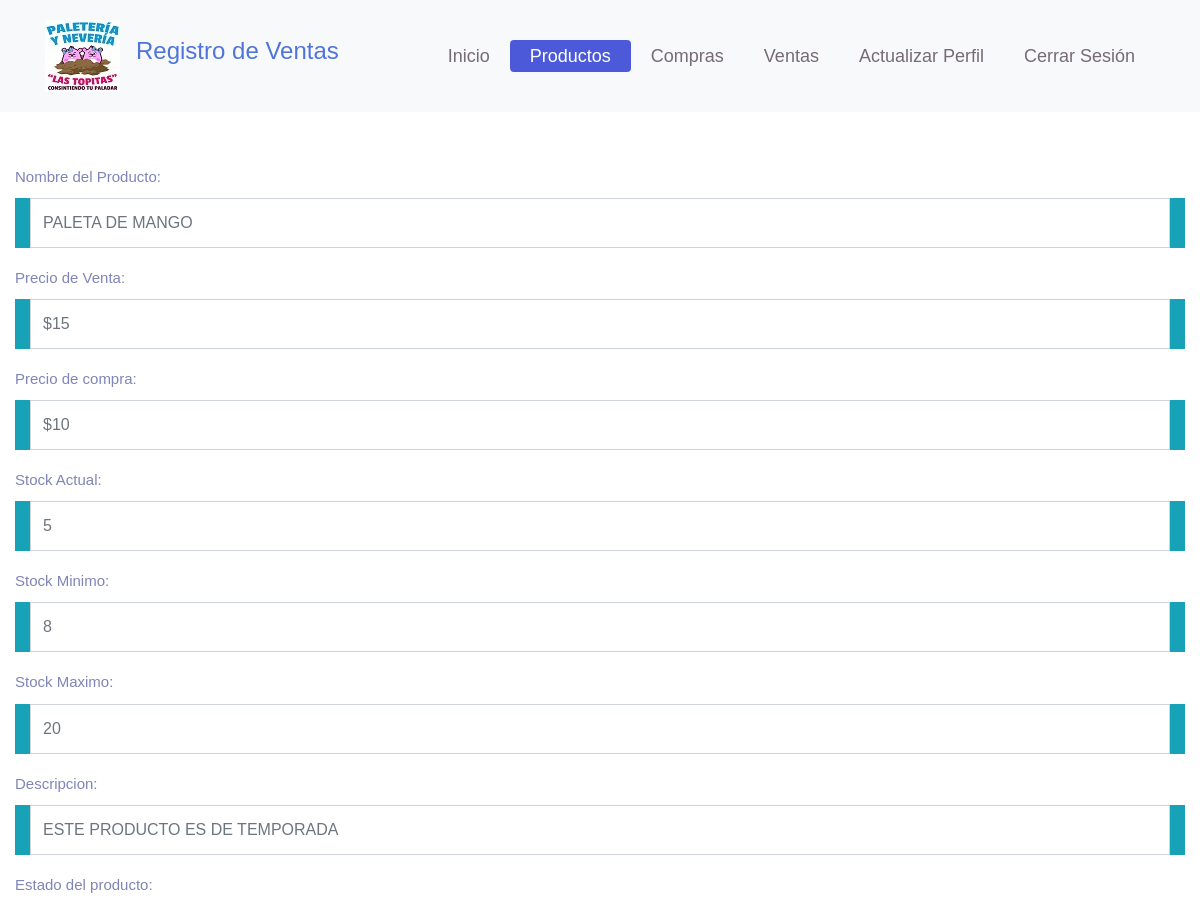
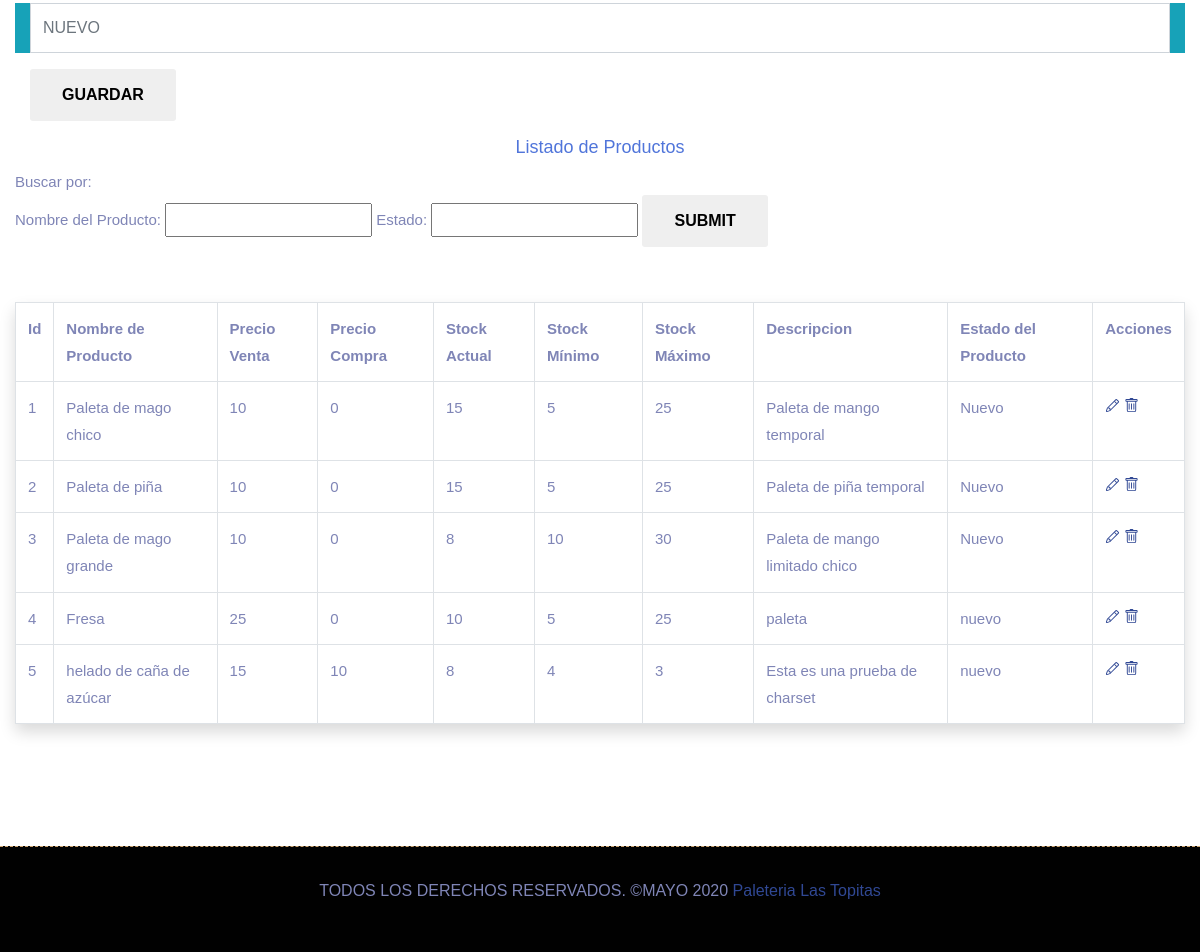
The app's page /paginas/producto.php (signed in) with its own data (2 pictures, top to bottom).
### tables this page shows
CREATE TABLE `producto` (
  `idProducto` int(11) NOT NULL,
  `nombre` varchar(50) DEFAULT NULL,
  `precioVenta` int(5) DEFAULT NULL,
  `costoCompra` int(4) DEFAULT NULL,
  `stockActual` int(4) DEFAULT NULL,
  `stockMinimo` int(4) DEFAULT NULL,
  `stockMaximo` int(4) DEFAULT NULL,
  `descripcion` varchar(100) DEFAULT NULL,
  `estado` varchar(50) DEFAULT NULL
);

### paginas/producto.php (the view, shortened to what this page needs)
<?php session_start();
  if (isset($_SESSION['usuario'])){?>
   <?php
   include_once '../Cruds/CrudP.php';
   ?>
   <!DOCTYPE html>
   <html lang="en">
   <head>
       <link rel="stylesheet" href="../css/bootstrap.min.css">
       <link rel="stylesheet" href="../css/style.css">
     <link rel="stylesheet" href="../css/responsive.css">
   </head>
<body>
  <header class="top-navbar">
    <nav class="navbar navbar-expand-lg navbar-light bg-light">
      <div class="container">
        <a class="navbar-brand" href="../index.php"><img src="../images/logo.jpg" alt="" /></a>
        <div class="text-center ba">
          <h1 class="titPrin">Registro de Ventas</h1>
        </div>
        <div class="collapse navbar-collapse" id="navbars-rs-food">
          <ul class="navbar-nav ml-auto">
            <li class="nav-item"><a class="nav-link" href="../index.php">Inicio</a></li>
            <li class="nav-item active"><a class="nav-link" href="producto.php">Productos</a></li>
            <li class="nav-item"><a class="nav-link" href="compras.php">Compras</a></li>
            <li class="nav-item"><a class="nav-link" href="ventas.php">Ventas</a></li>
            <li class="nav-item"><a class="nav-link" href="../actualizarperfil.php">Actualizar Perfil</a></li>
          <li class="nav-item"><a class="nav-link" href="../Cerrar.php">Cerrar Sesión</a></li>
          </ul>
        </div>
      </div>
    </nav>
  </header>	 <br></br><br></br><br></br>
   <div class="container-fluid ">
    <form method="post">
       <div class="form-group obtds">
           <label class="control-label tamla" for="nombre">Nombre del Producto:</label>
          <div class="col bg-info">
             <input type="text" class="form-control text-uppercase" id='nombre' name="nombre" placeholder="Paleta de mango"
             value="<?php  if(isset($_GET['editar'])) echo $getROW['nombre'];?>"/>
          </div>
       </div>
       <div class="form-group obtds">
           <label class="control-label tamla" for="precioVenta">Precio de Venta:</label>
          <div class="col bg-info">
             <input type="text" class="form-control text-uppercase" id='precioVenta' name="precioVenta" placeholder="$15"
             value="<?php  if(isset($_GET['editar'])) echo $getROW['precioVenta'];?>"/>
          </div>
       </div>
       <div class="form-group obtds">
           <label class="control-label tamla" for="costoCompra">Precio de compra:</label>
          <div class="col bg-info">
             <input type="text" class="form-control text-uppercase" id='costoCompra' name="costoCompra" placeholder="$10"
             value="<?php  if(isset($_GET['editar'])) echo $getROW['costoCompra'];?>"/>
          </div>
       </div>
       <div class="form-group obtds">
           <label class="control-label tamla" for="stockActual">Stock Actual:</label>
          <div class="col bg-info">
             <input type="text" class="form-control text-uppercase" id='stockActual' name="stockActual" placeholder="5"
             value="<?php  if(isset($_GET['editar'])) echo $getROW['stockActual'];?>"/>
          </div>
       </div>
       <div class="form-group obtds">
           <label class="control-label tamla" for="stockMinimo">Stock Minimo:</label>
          <div class="col bg-info">
             <input type="text" class="form-control text-uppercase" id='stockMinimo' name="stockMinimo" placeholder="8"
             value="<?php  if(isset($_GET['editar'])) echo $getROW['stockMinimo'];?>"/>
          </div>
       </div>
       <div class="form-group obtds">
           <label class="control-label tamla" for="stockMaximo">Stock Maximo:</label>
          <div class="col bg-info">
             <input type="text" class="form-control text-uppercase" id='stockMaximo' name="stockMaximo" placeholder="20"
             value="<?php  if(isset($_GET['editar'])) echo $getROW['stockMaximo'];?>"/>
          </div>
       </div>
       <div class="form-group obtds">
           <label class="control-label tamla" for="descripcion">Descripcion:</label>
          <div class="col bg-info">
             <input type="text" class="form-control text-uppercase" id='descripcion' name="descripcion" placeholder="Este producto es de temporada"
             value="<?php  if(isset($_GET['editar'])) echo $getROW['descripcion'];?>"/>
          </div>
       </div>
       <div class="form-group obtds">
           <label class="control-label tamla" for="estado">Estado del producto:</label>
          <div class="col bg-info">
             <input type="text" class="form-control text-uppercase" id='estado' name="estado" placeholder="Nuevo"
             value="<?php  if(isset($_GET['editar'])) echo $getROW['estado'];?>"/>
          </div>
       </div>
       <div class="form-group">
          <?php
           if(isset($_GET['editar']))
            {
          ?>
          <div class="col-12">
             <button type="submit" class="btn btncamf" name="actualizar">Actualizar</button>
            </div>
         <?php
        }
        else
        {
         ?>
         <div class="col-12">
           <button type="submit" class="btn btncamf" name="guardar">Guardar</button>
         </div>
         <?php
        }
        ?>
       </div>
    </form>
    <?php
   include_once '../Cruds/Db.php';
   if(isset($_POST['nombre']) or isset($_POST['estado']))
   {
     $nombre = $_POST['nombre'];
     $estado = $_POST['estado'];
     if ($nombre<>""){
       $nombre= "'%" . $nombre. "%'";
       $filtro= "SELECT * FROM producto WHERE nombre like " . $nombre. "order by nombre";
     }elseif($estado<>""){
       $estado= "'%" . $estado. "%'";
       $filtro= "SELECT * FROM producto WHERE estado like " . $estado. "order by estado";
     }else{
       $filtro="SELECT * FROM producto order by nombre";
     }
   }else{
     $filtro="SELECT * FROM producto order by idProducto";
   }
       $SQL = $MySQLiconn->query($filtro);
   ?>
    <h3 class="textoTa text-center">Listado de Productos</h3>
    <div class="control-label tamla">
       Buscar por:
       <form method='post' action ='<?php echo $_SERVER["PHP_SELF"];?>'>
           Nombre del Producto:
           <input type='text' name ='nombre'>
            Estado:
           <input type='text' name ='estado'>
           <input type='submit' class="btn btncamf">
       </form>
   </div><BR></BR>
    <table class="table table-hover table-bordered shadow p-3 mb-5 bg-white rounded">
      <tr class="tabTit">
          <th>Id</th>
          <th>Nombre de Producto</th>
          <th>Precio Venta</th>
          <th>Precio Compra</th>
          <th>Stock Actual</th>
          <th>Stock Mínimo</th>
          <th>Stock Máximo</th>
          <th>Descripcion</th>
          <th>Estado del Producto</th>
          <th>Acciones</th>
       </tr>
      <?php
      while($row=$SQL->fetch_array())
      {
       ?>
          <tr class="tabCont">
            <td><?php echo $row['idProducto']; ?></td>
            <td><?php echo $row['nombre']; ?></td>
            <td><?php echo $row['precioVenta']; ?></td>
            <td><?php echo $row['costoCompra']; ?></td>
            <td><?php echo $row['stockActual']; ?></td>
            <td><?php echo $row['stockMinimo']; ?></td>
            <td><?php echo $row['stockMaximo']; ?></td>
            <td><?php echo $row['descripcion']; ?></td>
            <td><?php echo $row['estado']; ?></td>
            <td>
              <a href="?editar=<?php
               echo $row['idProducto'];
                ?>" onclick="return confirm('¿Deseas Editarlo ?'); ">
              </a>
              <a href="?eliminar=<?php echo $row['idProducto']; ?>" onclick="return confirm('¿Seguro deseas eliminarlo?'); ">
            </a>
          </td>
          </tr>
          <?php
      }
      ?>
    </table>
   </div><br><br>
   <div class="copyright">
            <div class="container">
               <div class="row">
                  <div class="col-lg-12">
                     <p class="company-name">TODOS LOS DERECHOS RESERVADOS. &copy;MAYO 2020 <a href="#">Paleteria Las Topitas</a>
                  </div>
               </div>
            </div>
         </div>
   </body>
   </html>
 <?php
  }else{
    header ('Location: ../login.php');
  }
?>

### css/style.css (style rules this page uses)
body { color: #7f85b6; font-size: 15px; font-family: 'Athiti', sans-serif; line-height: 1.80857; }
a { color: #1f1f1f; text-decoration: none !important; outline: none !important; -webkit-transition: all .3s ease-in-out; -moz-transition: all .3s ease-in-out; -ms-transition: all .3s ease-in-out; -o-transition: all .3s ease-in-out; transition: all .3s ease-in-out; }
h1, h2, h3, h4, h5, h6 { letter-spacing: 0; font-weight: normal; position: relative; padding: 0 0 10px 0; font-weight: normal; line-height: 120% !important; color: #5075da; margin: 0 }
h1 { font-size: 24px }
h3 { font-size: 18px }
a { color: #304894; text-decoration: none; outline: none; }
a, .btn { text-decoration: none !important; outline: none !important; -webkit-transition: all .3s ease-in-out; -moz-transition: all .3s ease-in-out; -ms-transition: all .3s ease-in-out; -o-transition: all .3s ease-in-out; transition: all .3s ease-in-out; }
ul, li, ol { list-style: none; margin: 0px; padding: 0px; }
.top-navbar { position: relative; z-index: 10; }
.top-navbar .navbar { padding: 15px 0px; position: fixed; width: 100%; transition: height .3s ease-out, background .3s ease-out, box-shadow .3s ease-out; -webkit-transform: translate3d(0, 0, 0); transform: translate3d(0, 0, 0); z-index: 100; }
.top-navbar .navbar-light .navbar-nav .nav-link { color: #1b071996; font-size: 18px; padding: 0px 20px; border-radius: 4px; }
.top-navbar .navbar-light .navbar-nav .nav-item.active .nav-link { background: #4c5ada; color: #ffffff; border-radius: 4px; }
.btn { text-transform: uppercase; padding: 19px 36px; }
.btn { display: inline-block; font-weight: 600; text-align: center; white-space: nowrap; vertical-align: middle; -webkit-user-select: none; -moz-user-select: none; -ms-user-select: none; user-select: none; border: 2px solid transparent; padding: 12px 30px; font-size: 16px; line-height: 1.5; border-radius: .1875rem; transition: color .15s ease-in-out, background-color .15s ease-in-out, border-color .15s ease-in-out, box-shadow .15s ease-in-out; }
.copyright { margin-top: 20px; position: relative; display: block; background-color: #010101; border-top: 1px dashed rgba(207, 166, 113); padding: 30px 0; z-index: 1; }
.copyright .company-name { font-size: 16px; text-align: center; }
.copyright .company-name a { font-size: 16px; }
.form-control { border-radius: 0px; min-height: 50px; }

### records on screen
producto: idProducto "1", nombre "Paleta de mago chico", precioVenta "10", costoCompra "0", stockActual "15", stockMinimo "5", stockMaximo "25", descripcion "Paleta de mango temporal", estado "Nuevo"
producto: idProducto "2", nombre "Paleta de piña", precioVenta "10", costoCompra "0", stockActual "15", stockMinimo "5", stockMaximo "25", descripcion "Paleta de piña temporal", estado "Nuevo"
producto: idProducto "3", nombre "Paleta de mago grande", precioVenta "10", costoCompra "0", stockActual "8", stockMinimo "10", stockMaximo "30", descripcion "Paleta de mango limitado chico", estado "Nuevo"
producto: idProducto "4", nombre "Fresa", precioVenta "25", costoCompra "0", stockActual "10", stockMinimo "5", stockMaximo "25", descripcion "paleta", estado "nuevo"
producto: idProducto "5", nombre "helado de caña de azúcar", precioVenta "15", costoCompra "10", stockActual "8", stockMinimo "4", stockMaximo "3", descripcion "Esta es una prueba de charset", estado "nuevo"
